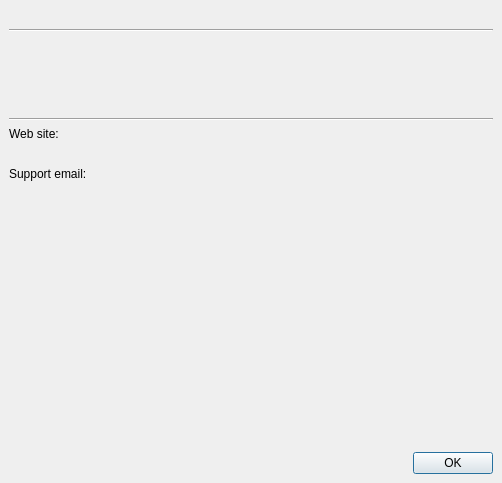
<?xml version="1.0" encoding="UTF-8"?>
<ui version="4.0">
 <class>AboutDlg</class>
 <widget class="QDialog" name="AboutDlg">
  <property name="geometry">
   <rect>
    <x>0</x>
    <y>0</y>
    <width>502</width>
    <height>483</height>
   </rect>
  </property>
  <property name="windowTitle">
   <string>About Qt 3D Studio</string>
  </property>
  <layout class="QVBoxLayout" name="verticalLayout">
   <property name="leftMargin">
    <number>0</number>
   </property>
   <property name="topMargin">
    <number>0</number>
   </property>
   <property name="rightMargin">
    <number>0</number>
   </property>
   <property name="bottomMargin">
    <number>0</number>
   </property>
   <item>
    <widget class="QLabel" name="icon">
     <property name="pixmap">
      <pixmap resource="../../MainFrm.qrc">:/images/About Icon.bmp</pixmap>
     </property>
    </widget>
   </item>
   <item>
    <widget class="QWidget" name="widget" native="true">
     <layout class="QVBoxLayout" name="verticalLayout_2">
      <item>
       <widget class="Line" name="m_Line1">
        <property name="orientation">
         <enum>Qt::Horizontal</enum>
        </property>
       </widget>
      </item>
      <item>
       <widget class="QLabel" name="m_ProductVersion">
        <property name="text">
         <string>&lt;studio version goes here&gt;</string>
        </property>
       </widget>
      </item>
      <item>
       <widget class="QLabel" name="m_Copyright">
        <property name="text">
         <string>&lt;Copyright goes here&gt;</string>
        </property>
       </widget>
      </item>
      <item>
       <widget class="QLabel" name="m_Credit1">
        <property name="text">
         <string>&lt;Credit 1 goes here&gt;</string>
        </property>
        <property name="wordWrap">
         <bool>true</bool>
        </property>
       </widget>
      </item>
      <item>
       <widget class="QLabel" name="m_Credit2">
        <property name="text">
         <string>&lt;Credit 2 goes here&gt;</string>
        </property>
        <property name="wordWrap">
         <bool>true</bool>
        </property>
       </widget>
      </item>
      <item>
       <widget class="Line" name="m_Line2">
        <property name="orientation">
         <enum>Qt::Horizontal</enum>
        </property>
       </widget>
      </item>
      <item>
       <widget class="QLabel" name="m_WebSiteLabel">
        <property name="text">
         <string>Web site:</string>
        </property>
       </widget>
      </item>
      <item>
       <widget class="QLabel" name="m_WebSite">
        <property name="text">
         <string>&lt;Link to support site here&gt;</string>
        </property>
       </widget>
      </item>
      <item>
       <widget class="QLabel" name="m_EmailLabel">
        <property name="text">
         <string>Support email:</string>
        </property>
       </widget>
      </item>
      <item>
       <widget class="QLabel" name="m_Email">
        <property name="text">
         <string>&lt;Link to support email here&gt;</string>
        </property>
       </widget>
      </item>
      <item>
       <spacer name="verticalSpacer">
        <property name="orientation">
         <enum>Qt::Vertical</enum>
        </property>
        <property name="sizeHint" stdset="0">
         <size>
          <width>20</width>
          <height>40</height>
         </size>
        </property>
       </spacer>
      </item>
      <item>
       <widget class="QDialogButtonBox" name="buttonBox">
        <property name="orientation">
         <enum>Qt::Horizontal</enum>
        </property>
        <property name="standardButtons">
         <set>QDialogButtonBox::Ok</set>
        </property>
       </widget>
      </item>
     </layout>
    </widget>
   </item>
  </layout>
 </widget>
 <resources>
  <include location="../../MainFrm.qrc"/>
 </resources>
 <connections>
  <connection>
   <sender>buttonBox</sender>
   <signal>accepted()</signal>
   <receiver>AboutDlg</receiver>
   <slot>accept()</slot>
   <hints>
    <hint type="sourcelabel">
     <x>248</x>
     <y>254</y>
    </hint>
    <hint type="destinationlabel">
     <x>157</x>
     <y>274</y>
    </hint>
   </hints>
  </connection>
  <connection>
   <sender>buttonBox</sender>
   <signal>rejected()</signal>
   <receiver>AboutDlg</receiver>
   <slot>reject()</slot>
   <hints>
    <hint type="sourcelabel">
     <x>316</x>
     <y>260</y>
    </hint>
    <hint type="destinationlabel">
     <x>286</x>
     <y>274</y>
    </hint>
   </hints>
  </connection>
 </connections>
</ui>
